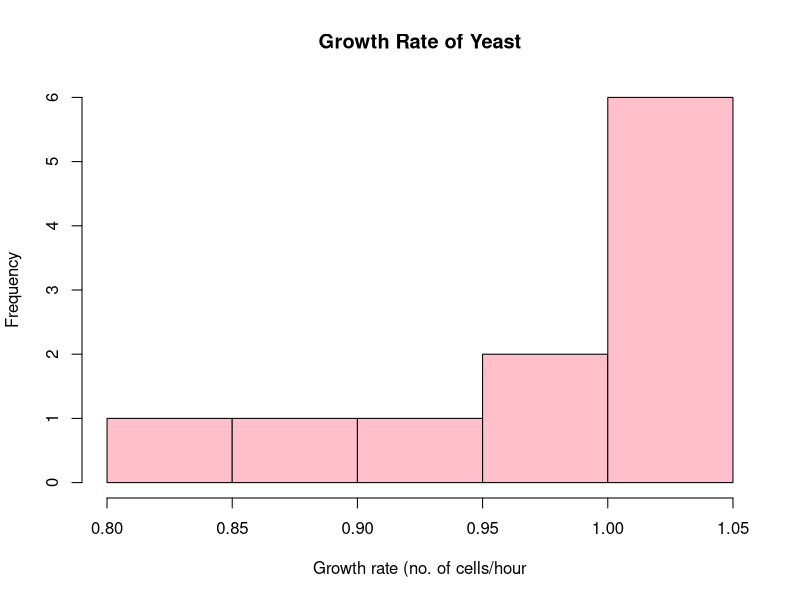

Recreate this plot in R.
### basic maths / mean, median. mode

# Creating object

yeast <- c(0.86, 1.02, 1.02, 1.01, 1.02, 1, 0.99, 1.01, 0.91, 0.83, 1.01)

# Calculating mean growth of sample
mean <- mean(yeast)
mean
#rounding the value
round(mean, 3)

median <- median(yeast)
median



variance <- var(yeast)
variance
round(variance, 3)

SD <- sd(yeast)
SD
round(SD, 3)

#for the total number of sample
n <- length(yeast)
n

SE <- SD/sqrt(n)
SE
round(SE, 3)

#95% CI and upper and lower limits
lowerlimit <- mean - 2*SE
lowerlimit
round(lowerlimit, 3)

upperlimit <- mean + 2*SE
upperlimit
round(upperlimit, 3)

#creating the graph of the data
hist(yeast,
          main = "Growth Rate of Yeast",
          xlab = "Growth rate (no. of cells/hour",
          col = "pink")

